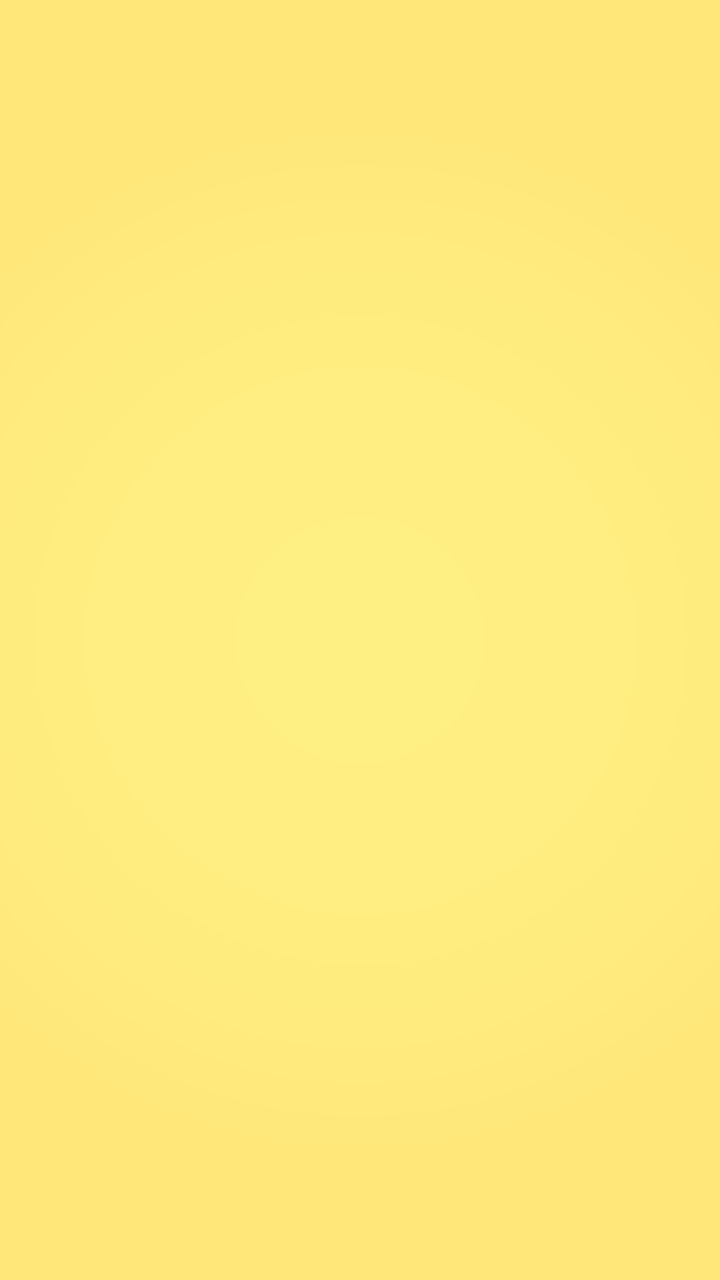

This is a level from a 2D game, rendered from its Tiled map with the project's own tilesets. A one-line summary and the map file follow, with tile-layer data summarised:
An orthogonal 45x80 tile map with 16x16 px tiles, 1 tile layer (Background), 3 tilesets and 23 objects (0, 2, 1, 4, 3).

<map version="1.0" orientation="orthogonal" renderorder="right-down" width="45" height="80" tilewidth="16" tileheight="16" nextobjectid="30">
 <tileset firstgid="1" name="Background" tilewidth="720" tileheight="1280" tilecount="1" columns="0">
  <tile id="2">
   <image width="720" height="1280" source="../../graphic/tilesets/course_background.png" />
  </tile>
 </tileset>
 <tileset firstgid="4" name="Domino" tilewidth="204" tileheight="196" tilecount="8" columns="0">
  <tile id="0">
   <properties>
    <property name="Direction" value="Static" />
    <property name="Shape" value="Tomato" />
   </properties>
   <image width="97" height="92" source="../../graphic/tilesets/tomato.png" />
  </tile>
  <tile id="1">
   <properties>
    <property name="Direction" value="Left" />
    <property name="Shape" value="Cuboid" />
   </properties>
   <image width="204" height="196" source="../../graphic/tilesets/cuboid0_0.png" />
  </tile>
  <tile id="2">
   <properties>
    <property name="Direction" value="Right" />
    <property name="Shape" value="Cuboid" />
   </properties>
   <image width="204" height="196" source="../../graphic/tilesets/cuboid1_0.png" />
  </tile>
  <tile id="3">
   <properties>
    <property name="Direction" value="Left_Down" />
    <property name="Shape" value="Cuboid" />
   </properties>
   <image width="204" height="196" source="../../graphic/tilesets/cuboid2_0.png" />
  </tile>
  <tile id="4">
   <properties>
    <property name="Direction" value="Right_Up" />
    <property name="Shape" value="Cuboid" />
   </properties>
   <image width="204" height="196" source="../../graphic/tilesets/cuboid3_0.png" />
  </tile>
  <tile id="5">
   <properties>
    <property name="Direction" value="Right_Down" />
    <property name="Shape" value="Cuboid" />
   </properties>
   <image width="204" height="196" source="../../graphic/tilesets/cuboid4_0.png" />
  </tile>
  <tile id="6">
   <properties>
    <property name="Direction" value="Left_Up" />
    <property name="Shape" value="Cuboid" />
   </properties>
   <image width="204" height="196" source="../../graphic/tilesets/cuboid5_0.png" />
  </tile>
  <tile id="7">
   <properties>
    <property name="Direction" value="Unknown" />
    <property name="Shape" value="Cylinder" />
   </properties>
   <image width="204" height="196" source="../../graphic/tilesets/cylinder0_0.png" />
  </tile>
 </tileset>
 <tileset firstgid="12" name="HUD" tilewidth="73" tileheight="73" tilecount="4" columns="0">
  <tile id="0">
   <image width="73" height="73" source="../../graphic/tilesets/course_num.png" />
  </tile>
  <tile id="1">
   <image width="44" height="50" source="../../graphic/tilesets/domino_icon.png" />
  </tile>
  <tile id="2">
   <image width="18" height="18" source="../../graphic/tilesets/stopwatch_on.png" />
  </tile>
  <tile id="4">
   <image width="18" height="18" source="../../graphic/tilesets/stopwatch_off.png" />
  </tile>
 </tileset>
 <layer name="Background" width="45" height="80">
  <data>[3600 cells, 1 non-empty, 1 distinct tile ids]</data>
 </layer>
 <objectgroup name="Domino">
  <object id="1" name="0" gid="4" x="174" y="658" width="97" height="92" />
  <object id="7" name="2" gid="5" x="216" y="750" width="204" height="196" />
  <object id="8" name="1" gid="11" x="320" y="662" width="204" height="196" />
  <object id="9" name="4" gid="7" x="452" y="398" width="204" height="196" />
  <object id="10" name="3" gid="9" x="222" y="924" width="204" height="196" />
 </objectgroup>
 <objectgroup name="HUD">
  <object id="12" gid="12" x="50" y="97" width="73" height="73" />
  <object id="13" gid="13" x="647" y="84" width="44" height="50" />
  <object id="14" gid="14" x="50" y="1238" width="18" height="18" />
  <object id="15" gid="14" x="82" y="1238" width="18" height="18" />
  <object id="16" gid="14" x="146" y="1238" width="18" height="18" />
  <object id="17" gid="14" x="178" y="1238" width="18" height="18" />
  <object id="18" gid="14" x="210" y="1238" width="18" height="18" />
  <object id="19" gid="14" x="242" y="1238" width="18" height="18" />
  <object id="20" gid="14" x="274" y="1238" width="18" height="18" />
  <object id="21" gid="14" x="306" y="1238" width="18" height="18" />
  <object id="22" gid="14" x="338" y="1238" width="18" height="18" />
  <object id="23" gid="14" x="370" y="1238" width="18" height="18" />
  <object id="24" gid="14" x="434" y="1238" width="18" height="18" />
  <object id="25" gid="14" x="466" y="1238" width="18" height="18" />
  <object id="26" gid="14" x="498" y="1238" width="18" height="18" />
  <object id="27" gid="14" x="530" y="1238" width="18" height="18" />
  <object id="28" gid="14" x="402" y="1238" width="18" height="18" />
  <object id="29" gid="14" x="114" y="1238" width="18" height="18" />
 </objectgroup>
</map>
